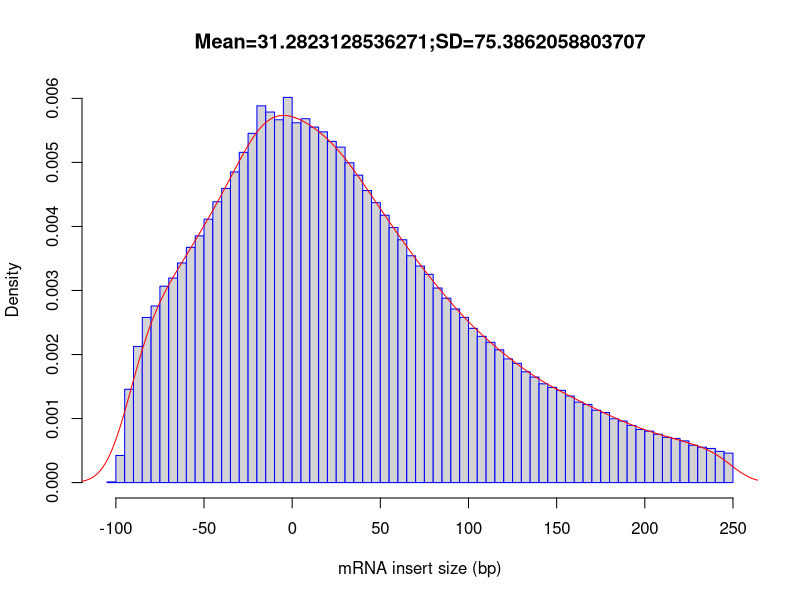

Generate this figure with R:
out_file = 'CF98438'
pdf('CF98438.inner_distance_plot.pdf')
fragsize=rep(c(-247.5,-242.5,-237.5,-232.5,-227.5,-222.5,-217.5,-212.5,-207.5,-202.5,-197.5,-192.5,-187.5,-182.5,-177.5,-172.5,-167.5,-162.5,-157.5,-152.5,-147.5,-142.5,-137.5,-132.5,-127.5,-122.5,-117.5,-112.5,-107.5,-102.5,-97.5,-92.5,-87.5,-82.5,-77.5,-72.5,-67.5,-62.5,-57.5,-52.5,-47.5,-42.5,-37.5,-32.5,-27.5,-22.5,-17.5,-12.5,-7.5,-2.5,2.5,7.5,12.5,17.5,22.5,27.5,32.5,37.5,42.5,47.5,52.5,57.5,62.5,67.5,72.5,77.5,82.5,87.5,92.5,97.5,102.5,107.5,112.5,117.5,122.5,127.5,132.5,137.5,142.5,147.5,152.5,157.5,162.5,167.5,172.5,177.5,182.5,187.5,192.5,197.5,202.5,207.5,212.5,217.5,222.5,227.5,232.5,237.5,242.5,247.5),times=c(0,0,0,0,0,0,0,0,0,0,0,0,0,0,0,0,0,0,0,0,0,0,0,0,0,0,0,0,0,52,2013,6930,10108,12258,13114,14581,15184,16309,17467,18318,19563,20849,21842,23063,24520,25931,27972,27511,26937,28597,26714,27017,26394,26039,25330,24907,23742,22825,21684,20783,19852,18933,18030,16840,16077,15463,14446,13691,12888,12266,11452,10859,10415,9860,9184,8857,8227,7833,7334,7066,6851,6429,5975,5808,5375,5207,4739,4574,4244,3941,3819,3591,3359,3278,3097,2774,2630,2535,2318,2189))
frag_sd = sd(fragsize)
frag_mean = mean(fragsize)
frag_median = median(fragsize)
write(x=c("Name","Mean","Median","sd"), sep="	", file=stdout(),ncolumns=4)
write(c(out_file,frag_mean,frag_median,frag_sd),sep="	", file=stdout(),ncolumns=4)
hist(fragsize,probability=T,breaks=100,xlab="mRNA insert size (bp)",main=paste(c("Mean=",frag_mean,";","SD=",frag_sd),collapse=""),border="blue")
lines(density(fragsize,bw=10),col='red')
dev.off()
